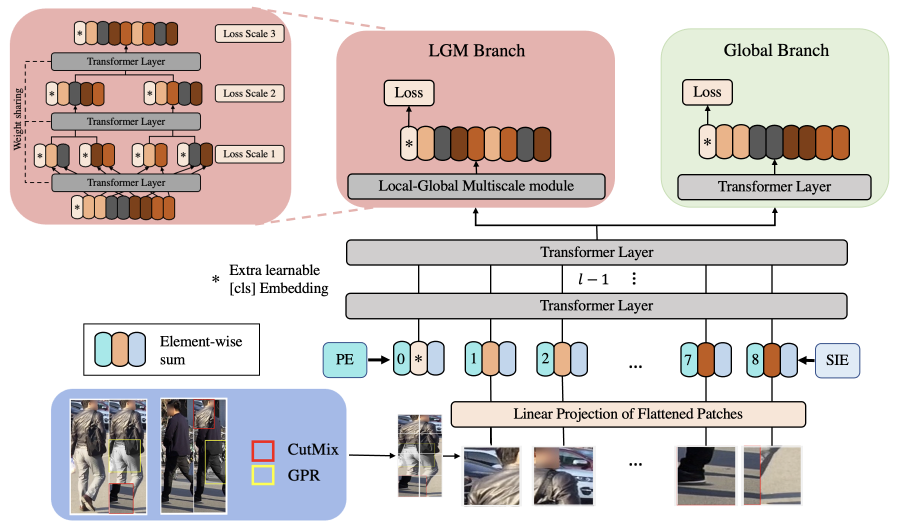
#> input picture framework.png, 2708 x 1578 px (shown at 1/3 size)
$ python -i GSR.py   (imports and definitions only)
#> lines starting #> are read from the running program, lines starting #| are printed output that depends on the picture
# encoding: utf-8

import math
from PIL import Image
import random
import  numpy as np
import random
import cv2
# This is the code of Local Grayscale Transfomation

class LGT(object):

    # [45 lines left out: functions __init__, __call__, toSketch, not called in this run]

"""
Randomly select several channels of visible image (R, G, B), gray image (gray), and sketch image (sketch)
to fuse them into a new 3-channel image.
"""
# [5 lines left out: function random_choose, not called in this run]


# 10(%Grayscale) 5%(Grayscale-RGB) 5%(Sketch-RGB)
class Fuse_RGB_Gray_Sketch(object):
    def __init__(self,G=0.1,G_rgb = 0.05,S_rgb =0.05):
        self.G = G
        self.G_rgb = G_rgb
        self.S_rgb = S_rgb

    def __call__(self, img):
        r, g, b = img.split()
        gray = img.convert('L') #convert visible  image to grayscale images
        p = random.random()
        if p < self.G: #just Grayscale
            return Image.merge('RGB', [gray, gray, gray])

        elif p < self.G + self.G_rgb: #fuse Grayscale-RGB
            img2 = random_choose(r, g, b, gray)
            return img2

        elif p < self.G + self.G_rgb + self.S_rgb: #fuse Sketch-RGB
            sketch = toSketch(gray)
            img3 = random_choose(r, g, b, sketch)
            return img3
        else:
            return img

>>> import cv2
>>> picture = cv2.imread('../framework.png', cv2.IMREAD_GRAYSCALE)
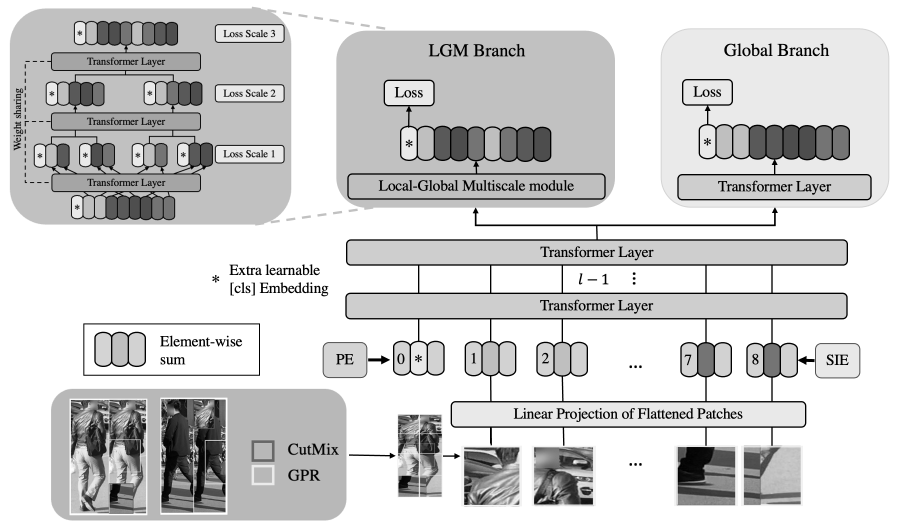
#> picture: shape (1578, 2708) (shown at 1/3 size); min 0, max 255, mean 209.2
>>> result = Fuse_RGB_Gray_Sketch()(picture)
#> (the run stopped early here; a loop or call above may not have finished)
